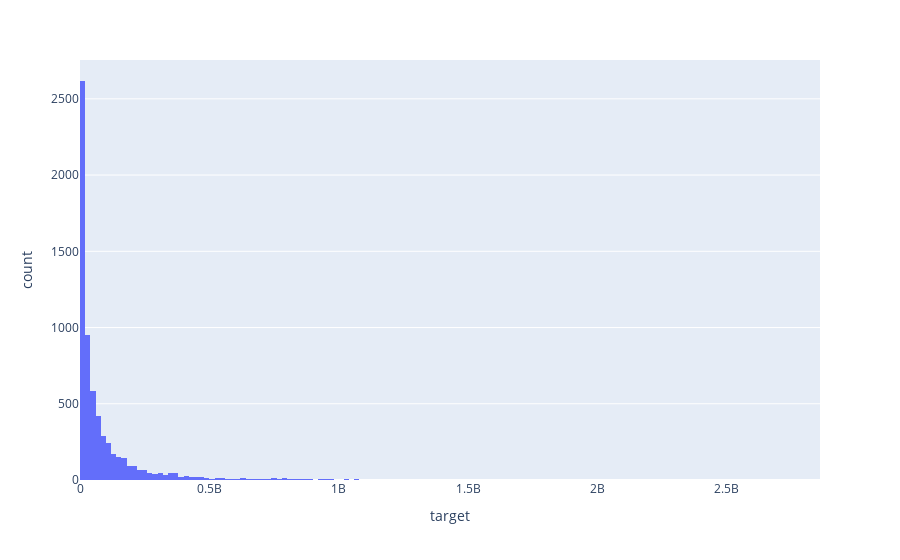

Write notebook code for a chart like this one.
### Code cell
## Código EDA

import plotly.express as px

fig = px.histogram(df, x="target")
fig.show()

### Figure 1 — Plotly figure (JSON) as saved in the notebook; plotly's stock layout.template omitted (floating-point values rounded to 4 significant figures; data arrays with more than 128 entries replaced by an {"elided": "..."} marker saying what was removed)
{"data": [{"alignmentgroup": "True", "bingroup": "x", "hovertemplate": "target=%{x}<br>count=%{y}<extra></extra>", "legendgroup": "", "marker": {"color": "#636efa", "pattern": {"shape": ""}}, "name": "", "offsetgroup": "", "orientation": "v", "showlegend": false, "type": "histogram", "x": {"elided": "6451 int values"}, "xaxis": "x", "yaxis": "y"}], "layout": {"barmode": "relative", "legend": {"tracegroupgap": 0}, "margin": {"t": 60}, "xaxis": {"anchor": "y", "domain": [0, 1], "title": {"text": "target"}}, "yaxis": {"anchor": "x", "domain": [0, 1], "title": {"text": "count"}}}}
